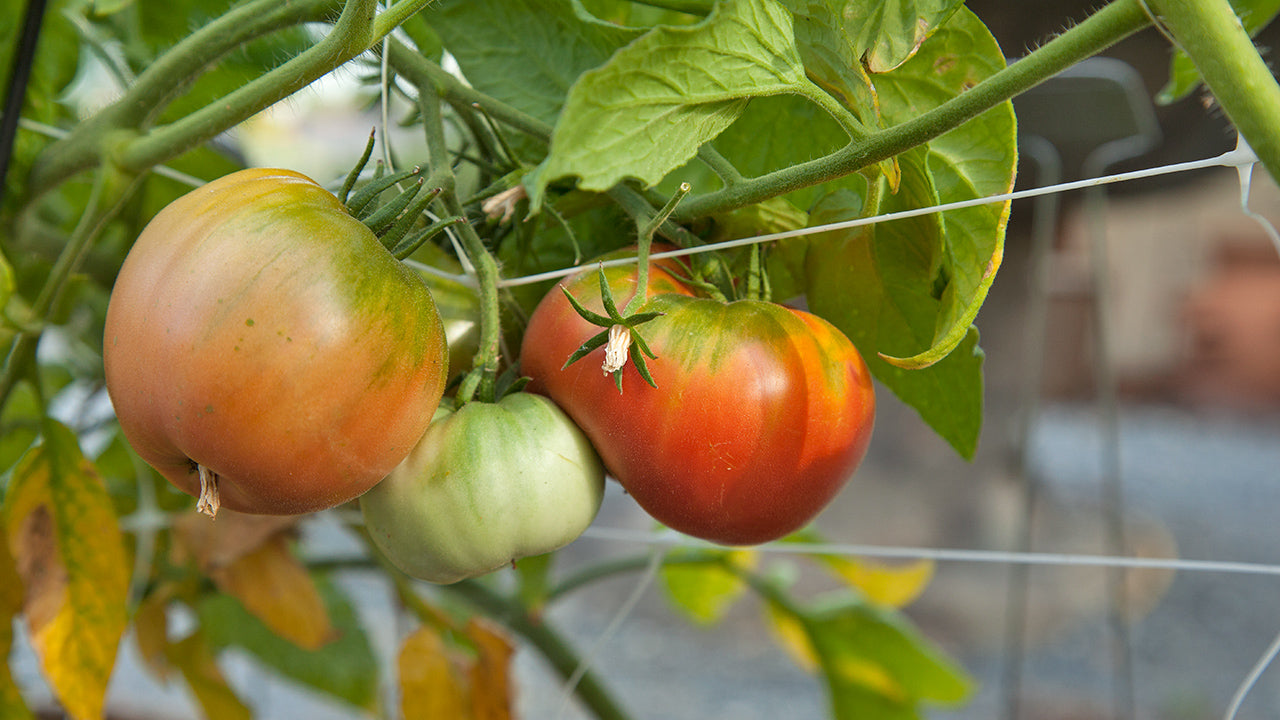
#> input picture server/examples/tomato_example.jpeg, 1280 x 720 px
$ python -i yolo_handler.py   (imports and definitions only)
#> lines starting #> are read from the running program, lines starting #| are printed output that depends on the picture
#> further down, picture is the input picture: shape (720, 1280, 3); mean B, G, R 67.2, 120.9, 126.3
import cv2
import numpy as np

class YOLOHandler:
    """
    YOLO ONNX model handler (supports YOLOv5, YOLOv8, etc.)
    Expects output shape: (1, 84, N) where N = number of predictions.
    """
    def __init__(self, input_size=(640, 640), conf_threshold=0.5, iou_threshold=0.45):
        self.input_size = input_size
        self.conf_threshold = conf_threshold
        self.iou_threshold = iou_threshold

    # ---------- Helper methods ----------
    def _letterbox(self, img, color=(114, 114, 114)):
        """Resize and pad image to exact self.input_size dimensions."""
#> called with color = (640, 640)
        shape = img.shape[:2]  # current (height, width)
#> shape = (720, 1280)
        target_h, target_w = self.input_size

        # Compute scale ratio and new unpad dimensions
        r = min(target_h / shape[0], target_w / shape[1])
#> r = 0.5
        new_unpad_h = int(round(shape[0] * r))
#> new_unpad_h = 360
        new_unpad_w = int(round(shape[1] * r))
#> new_unpad_w = 640

        # Resize to new unpad dimensions
        if (new_unpad_w, new_unpad_h) != (shape[1], shape[0]):
            img = cv2.resize(img, (new_unpad_w, new_unpad_h), interpolation=cv2.INTER_LINEAR)
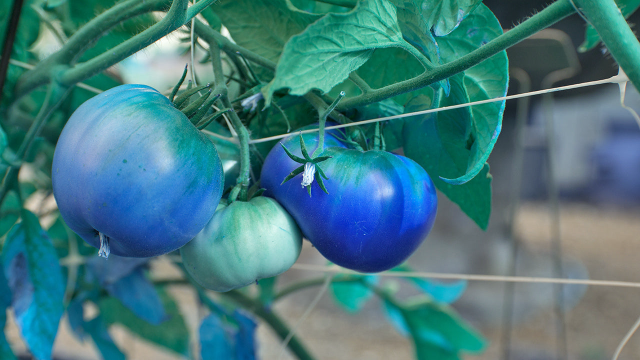
#> img: shape (360, 640, 3); mean of channels 0, 1, 2 126.5, 121, 67.3; drawn as B, G, R

        # Compute padding
        dw = target_w - new_unpad_w
#> dw = 0
        dh = target_h - new_unpad_h
#> dh = 280
        left = dw // 2
#> left = 0
        right = dw - left
#> right = 0
        top = dh // 2
#> top = 140
        bottom = dh - top
#> bottom = 140

        # Add borders
        img = cv2.copyMakeBorder(img, top, bottom, left, right, cv2.BORDER_CONSTANT, value=color)
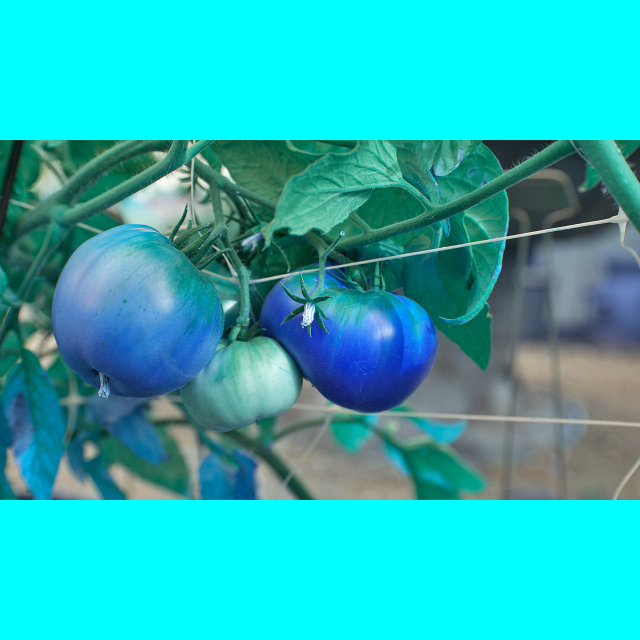
#> img: shape (640, 640, 3); mean of channels 0, 1, 2 182.7, 179.6, 37.9; drawn as B, G, R

        # Final safety check: if dimensions still not exact, force resize
        if img.shape[0] != target_h or img.shape[1] != target_w:
            img = cv2.resize(img, (target_w, target_h), interpolation=cv2.INTER_LINEAR)

        return img, (r, r), (dw, dh)

    # [19 lines left out: functions _scale_coords, _nms, not called in this run]

    # ---------- Public methods ----------
    def preprocess(self, image_bgr):
        img_rgb = cv2.cvtColor(image_bgr, cv2.COLOR_BGR2RGB)
        img, _, _ = self._letterbox(img_rgb, self.input_size)
        # img should already be target_h x target_w
        img = img.astype(np.float32) / 255.0
        img = np.transpose(img, (2, 0, 1))   # HWC -> CHW
        img = np.expand_dims(img, axis=0)    # add batch dim
        # Assert shape is correct (optional)
        assert img.shape == (1, 3, self.input_size[0], self.input_size[1]), \
            f"Expected shape (1,3,{self.input_size[0]},{self.input_size[1]}), got {img.shape}"
        return img

    # [50 lines left out: function postprocess, not called in this run]

>>> import cv2
>>> picture = cv2.imread('../examples/tomato_example.jpeg')
>>> result = YOLOHandler().preprocess(picture)
